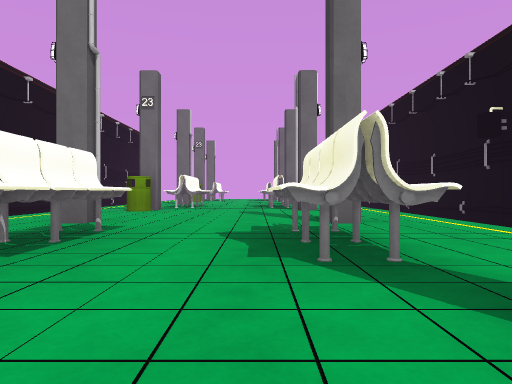
View 1 (above)

16 first-person views from a walk through a scene from a Unity 3-D project. The camera is 0.61 m above the floor, looks level and sees 75° across. The floor is counted in squares, 2 m on a side. Each view is taken from the middle of a square. On the plan, view 1 faces up. The plan holds only what a view shows up to about 9 squares ahead; the rest is blank. The player character is not drawn. Surface patterns are stand-ins for the level's own textures.

View 2
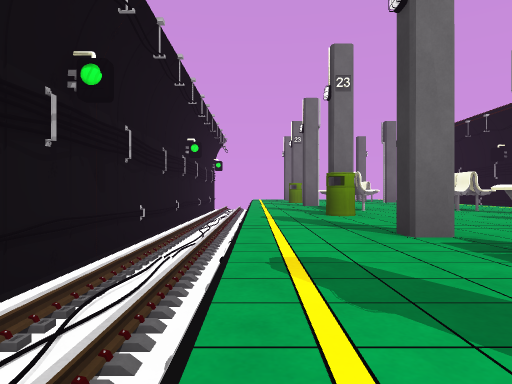

View 3
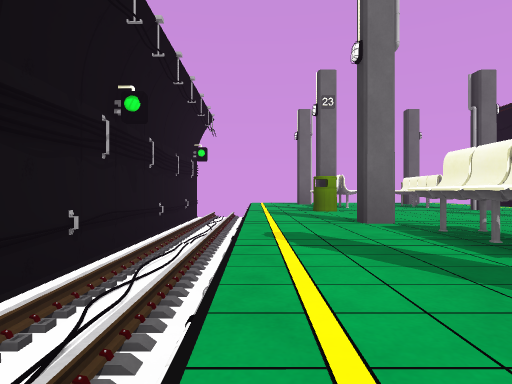

View 4
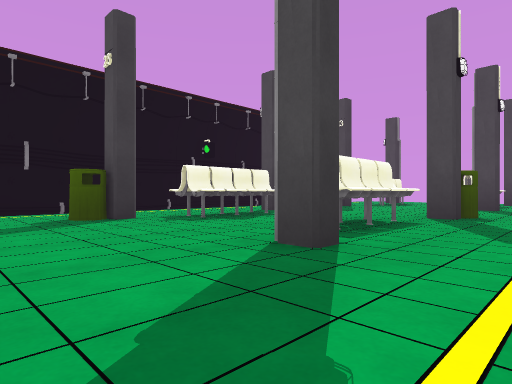

View 5
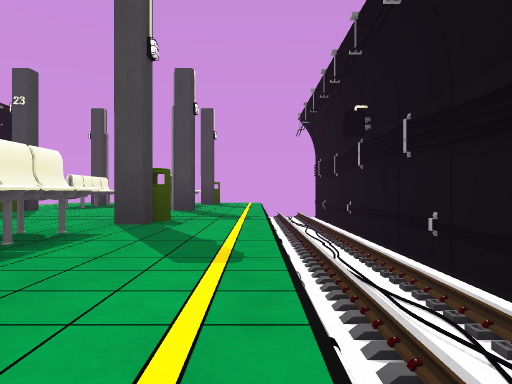

View 6
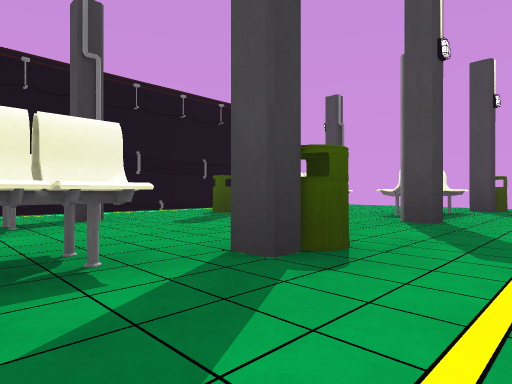

View 7
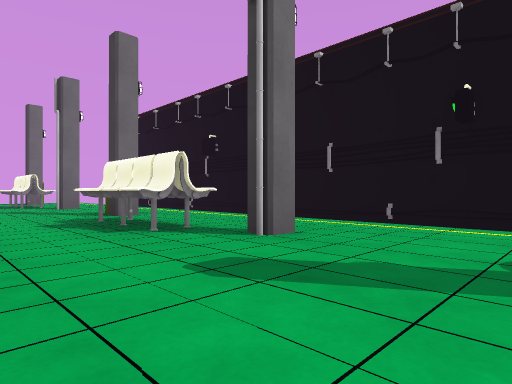

View 8
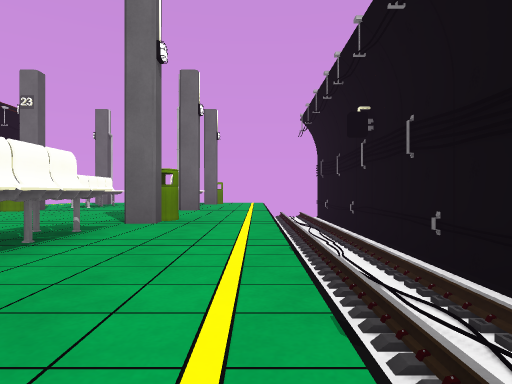

View 9
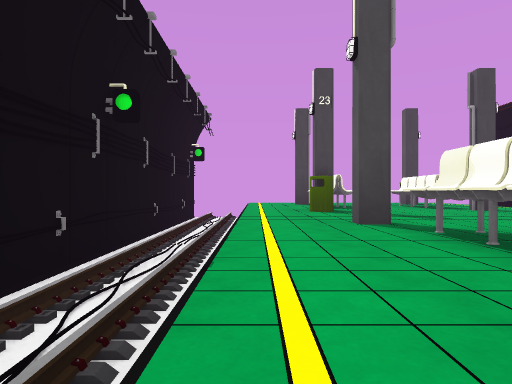

View 10
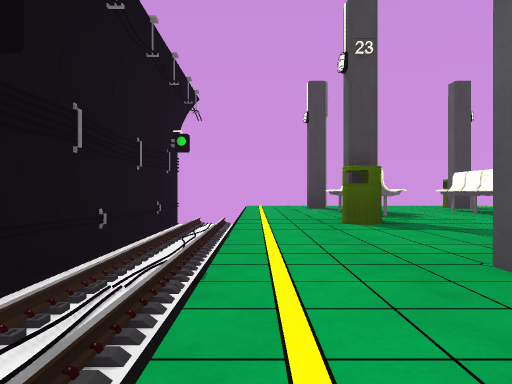

View 11
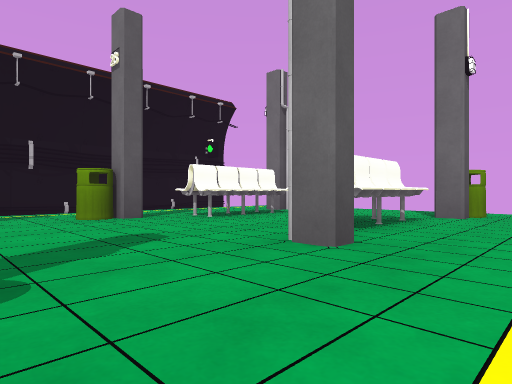

View 12
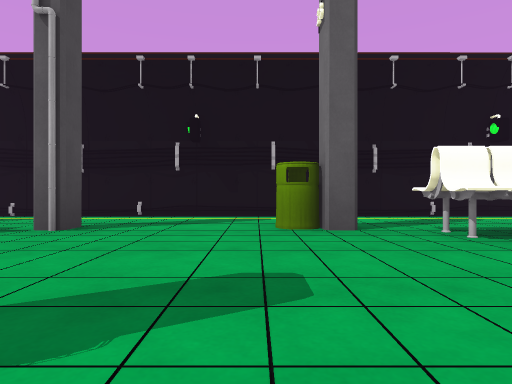

View 13
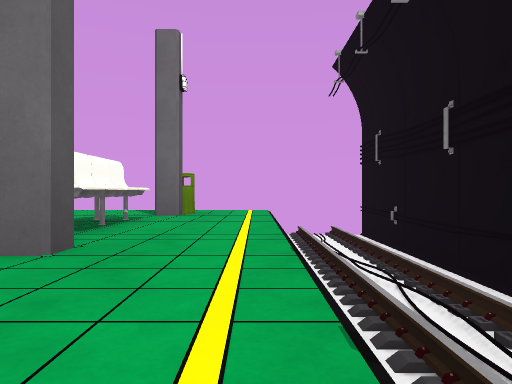

View 14
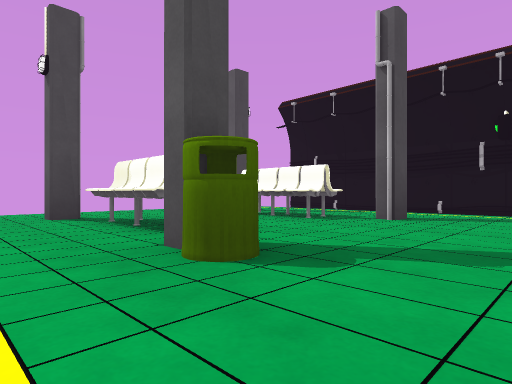

View 15
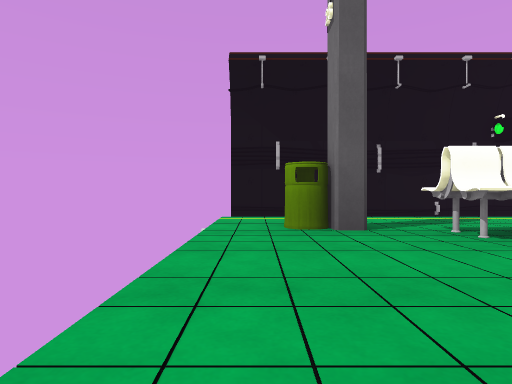

View 16
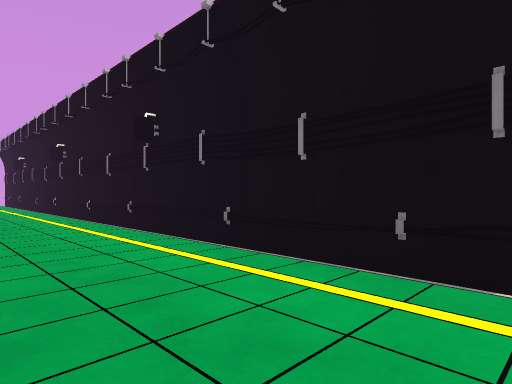

### Floor plan
Key: @ floor where view 1 was taken; # wall or solid block; . floor; v drop or lower ground; B bench; O other object.
Columns run from 5 left of view 1 to 4 right of it. Each row starts with its distance up from view 1.
 15          #
 14 #v......v#
 13 #v.O....v#
 12 #v..BB..v#
 11 #v.#..O.v#
 10 #v......v#
  9 #v....#.v#
  8 #v.O....v#
  7 #v..BB..v#
  6 #v.#..O.v#
  5 #v...... #
  4 #v....#. #
  3 #v.O....v#
  2 #v..BB..v#
  1 #v.#..O.v#
  0 #v...@..v#
 -1 #v....#.v#
 -2 #v.O....v#
 -3 #v.BBB..v#
 -4 #v.#..O.v#
 -5 #v......v#
 -6          #

Positions as (right, up) in squares from view 1, and headings:
1: (0, 0), facing up
2: (-3, 1), facing up
3: (-3, 5), facing up
4: (-3, 5), facing down-right
5: (-3, 4), facing down
6: (-3, 2), facing down-right
7: (-1, 4), facing up-right
8: (2, 5), facing up
9: (2, 4), facing down
10: (2, 2), facing down
11: (2, 9), facing up-left
12: (1, 10), facing left
13: (2, 9), facing up
14: (2, 0), facing down-left
15: (1, -5), facing left
16: (1, -5), facing up-right
